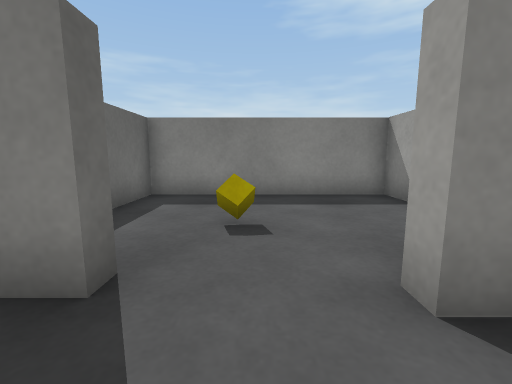
View 1 (above)

19 first-person views from a walk through a 3-D level made in the Unity game engine. The camera is 0.51 m above the floor, tilts 8° down and sees 90° across. The floor is counted in squares, 0.5 m on a side. Each view is taken from the middle of a square. On the plan, view 1 faces up. The plan holds only what a view shows up to about 11 squares ahead; the rest is blank. The player is left out. Surface patterns are stand-ins for the level's own textures.

View 2
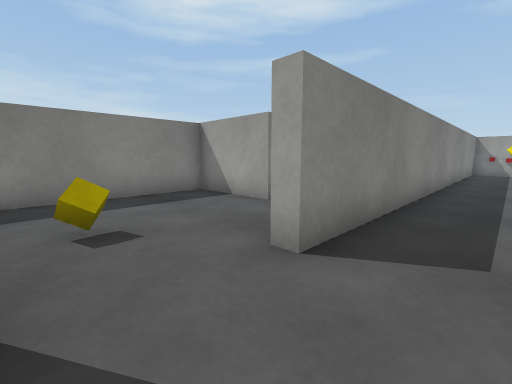

View 3
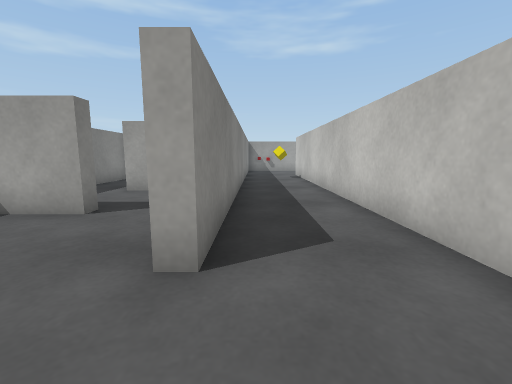

View 4
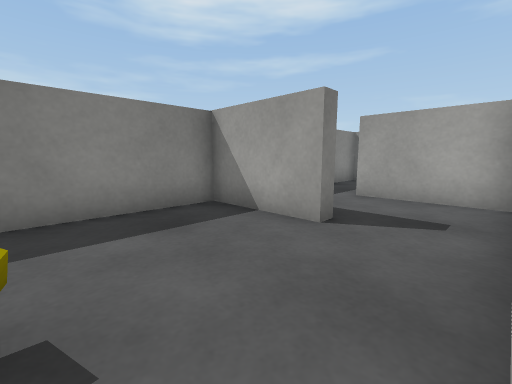

View 5
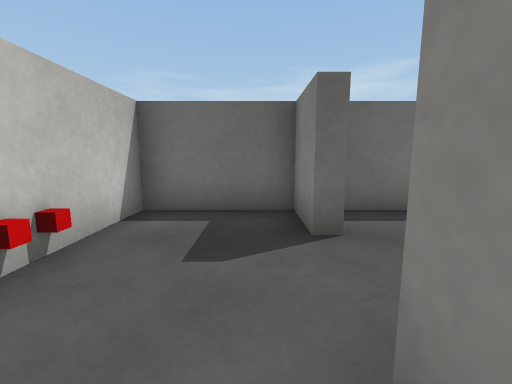

View 6
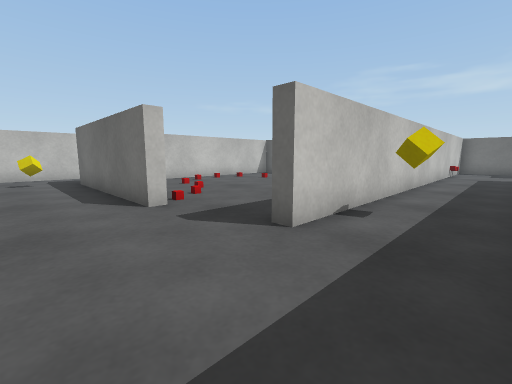

View 7
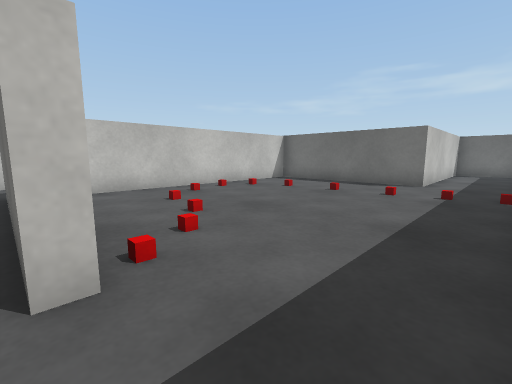

View 8
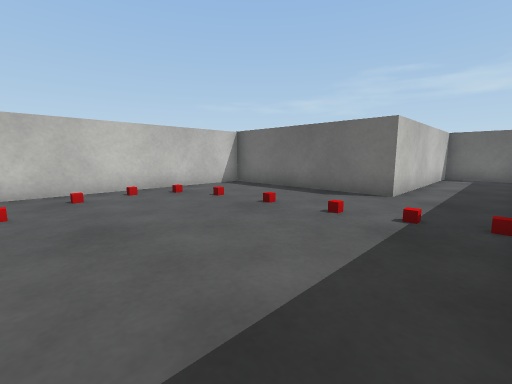

View 9
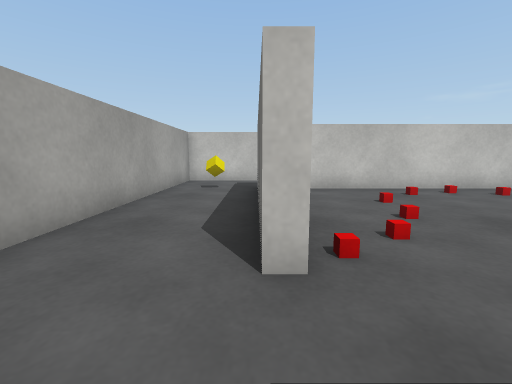

View 10
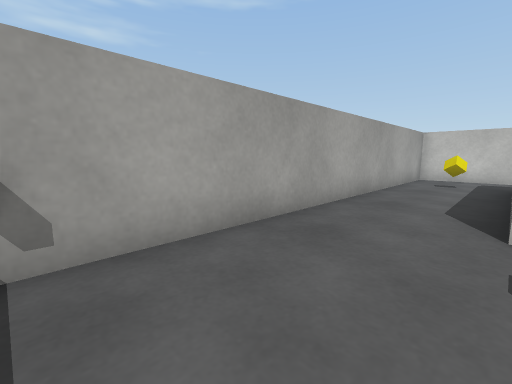

View 11
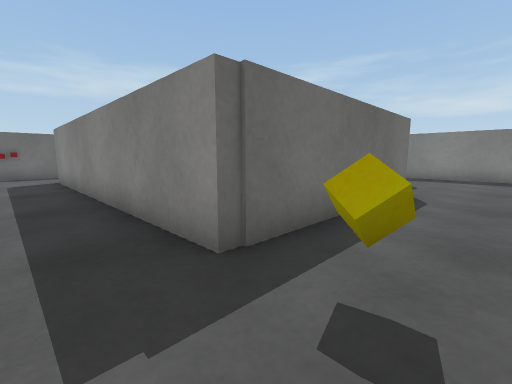

View 12
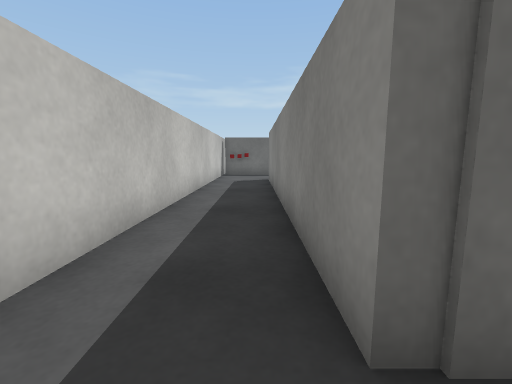

View 13
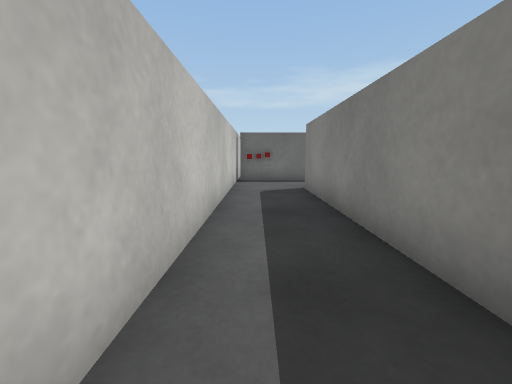

View 14
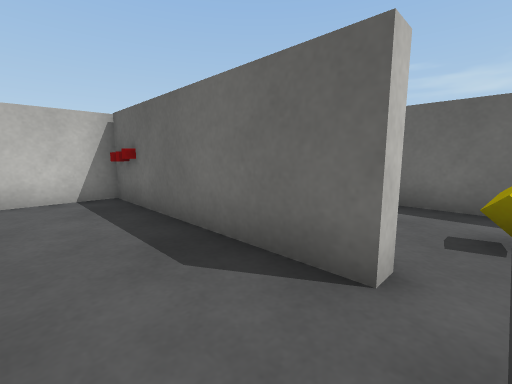

View 15
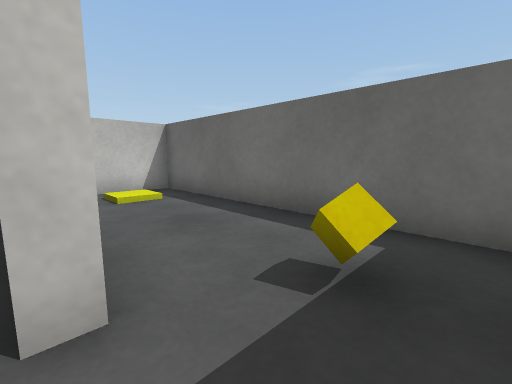

View 16
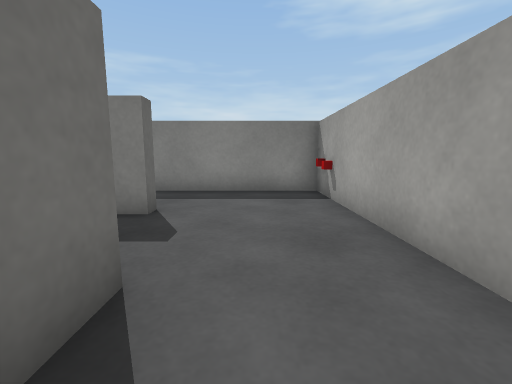

View 17
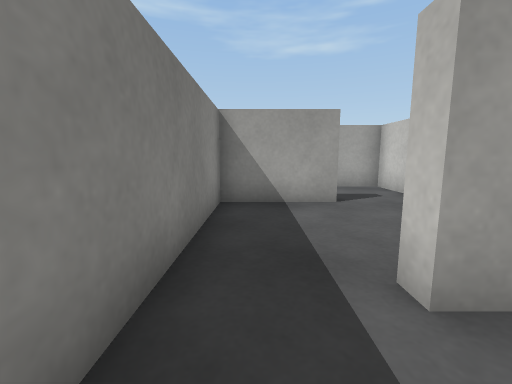

View 18
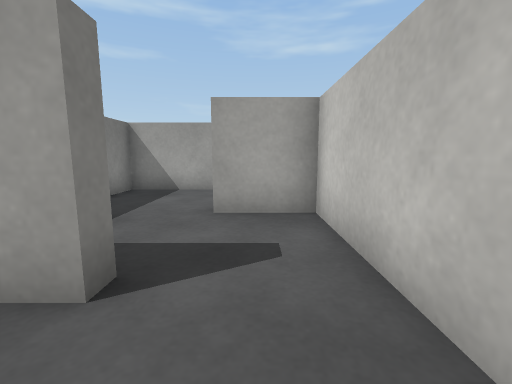

View 19
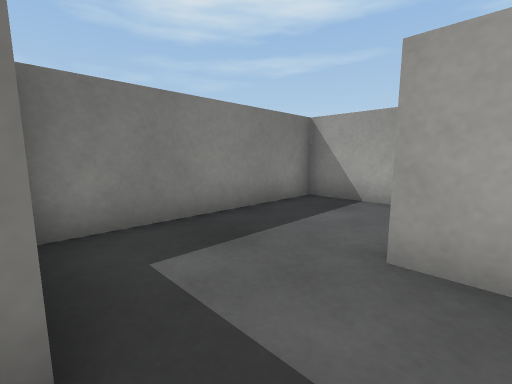

### Floor plan
Ten units are one square. View 1 is at (0, 0); x grows to the right and y downward. Boxes are objects, and circles mark ways between rooms. Rooms are numbered by the first view taken in them; rooms with no view inside come last. Other rooms are left out.
<svg viewBox="-33 -73 206 206">
<path fill="none" stroke="#000" d="M-12 -22 -12 -17 -28 -17 -28 12 4 12M12 -15 12 -20M34 -40 34 -68 -28 -68 -28 -26M135 41 140 41 140 104 39 104M10 67 10 128 168 128 168 -15 12 -15M4 12 131 12 131 16 125 16M-28 20 -28 41 40 41 40 100 124 100M5 67 10 67M-28 49 -28 128 -8 128M39 -40 34 -40M75 -68 56 -68M66 -19 66 -48 70 -48M111 -42 107 -42 107 -68 75 -68M99 -19 114 -19M168 -42 168 -68 111 -68M114 -19 136 -19 136 -39"/>
<rect x="-5" y="-45" width="10" height="10" fill="#bbb"><title>yellow cube</title></rect>
<rect x="105" y="-5" width="10" height="10" fill="#bbb"><title>yellow cube</title></rect>
<rect x="145" y="95" width="10" height="10" fill="#bbb"><title>yellow cube</title></rect>
<rect x="-15" y="55" width="10" height="10" fill="#bbb"><title>yellow cube</title></rect>
<circle cx="15" cy="-5" r="3" fill="#2a7"/>
<circle cx="40" cy="-35" r="3" fill="#2a7"/>
<circle cx="10" cy="55" r="3" fill="#2a7"/>
<circle cx="70" cy="-55" r="3" fill="#2a7"/>
<circle cx="110" cy="-35" r="3" fill="#2a7"/>
<text x="0" y="-30">1</text>
<text x="90" y="50">2</text>
<text x="-10" y="80">3</text>
<text x="50" y="-50">4</text>
<text x="90" y="-40">5</text>
<text x="140" y="-50">6</text>
</svg>
Room 1 opens to room 2. Room 1 opens to room 4. Room 2 opens to room 3. Room 4 opens to room 5. Room 5 opens to room 6.

Where each view was taken, in squares from view 1:
view 1: 0 up, 0 right, facing up
view 2: 0 up, 1 left, facing up-right
view 3: 1 up, 1 left, facing right
view 4: 2 up, 0 right, facing up-right
view 5: 1 up, 2 right, facing left
view 6: 1 up, 16 right, facing down-left
view 7: 2 down, 14 right, facing down-left
view 8: 2 down, 11 right, facing down-left
view 9: 2 down, 14 right, facing down
view 10: 0 up, 14 right, facing down-right
view 11: 12 down, 16 right, facing up-left
view 12: 11 down, 15 right, facing left
view 13: 12 down, 12 right, facing left
view 14: 6 down, 3 right, facing down-left
view 15: 5 down, 1 right, facing down-left
view 16: 6 down, 15 right, facing up
view 17: 6 up, 5 right, facing right
view 18: 3 up, 9 right, facing right
view 19: 3 up, 11 right, facing up-right
